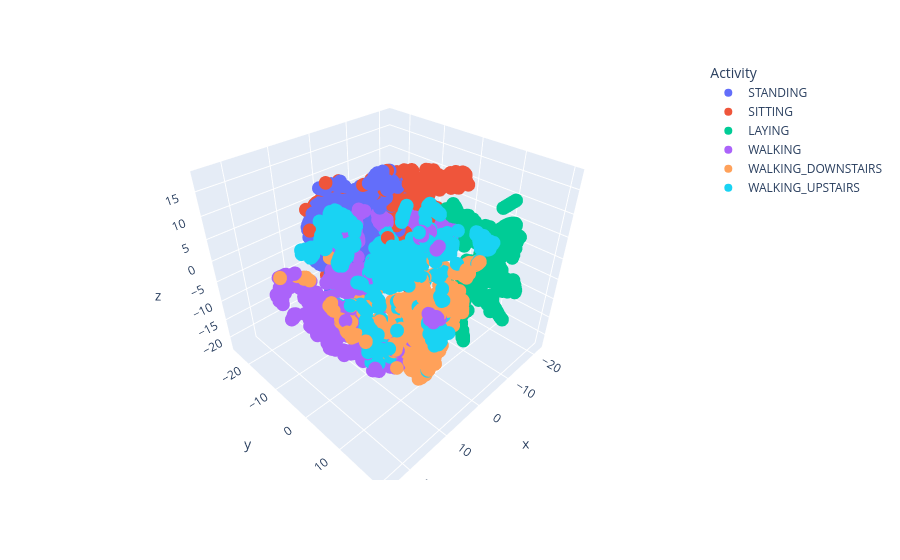

The code cell stored with this chart in its notebook:
### Markdown cell above
Мы не отстаем от трендов и тоже можем в 3D. Сейчас и вы научитесь (если еще не умеете). Нарисуйте scatter_3d-график через `plotly.express` для `df_3_comp` с выделением цветами активностей. Повращайте его. Нормально получилось? Есть ли какая-то структура у точек?

### Code cell
px.scatter_3d(
    data_frame=df_3_comp,
    x="x",
    y="y",
    z="z",
    color="Activity"
)

### Figure 1 — Plotly figure (JSON) as saved in the notebook; plotly's stock layout.template omitted (floating-point values rounded to 4 significant figures; data arrays with more than 128 entries replaced by an {"elided": "..."} marker saying what was removed)
{"data": [{"hovertemplate": "Activity=STANDING<br>x=%{x}<br>y=%{y}<br>z=%{z}<extra></extra>", "legendgroup": "STANDING", "marker": {"color": "#636efa", "symbol": "circle"}, "mode": "markers", "name": "STANDING", "scene": "scene", "showlegend": true, "type": "scatter3d", "x": {"elided": "1374 float values"}, "y": {"elided": "1374 float values"}, "z": {"elided": "1374 float values"}}, {"hovertemplate": "Activity=SITTING<br>x=%{x}<br>y=%{y}<br>z=%{z}<extra></extra>", "legendgroup": "SITTING", "marker": {"color": "#EF553B", "symbol": "circle"}, "mode": "markers", "name": "SITTING", "scene": "scene", "showlegend": true, "type": "scatter3d", "x": {"elided": "1286 float values"}, "y": {"elided": "1286 float values"}, "z": {"elided": "1286 float values"}}, {"hovertemplate": "Activity=LAYING<br>x=%{x}<br>y=%{y}<br>z=%{z}<extra></extra>", "legendgroup": "LAYING", "marker": {"color": "#00cc96", "symbol": "circle"}, "mode": "markers", "name": "LAYING", "scene": "scene", "showlegend": true, "type": "scatter3d", "x": {"elided": "1407 float values"}, "y": {"elided": "1407 float values"}, "z": {"elided": "1407 float values"}}, {"hovertemplate": "Activity=WALKING<br>x=%{x}<br>y=%{y}<br>z=%{z}<extra></extra>", "legendgroup": "WALKING", "marker": {"color": "#ab63fa", "symbol": "circle"}, "mode": "markers", "name": "WALKING", "scene": "scene", "showlegend": true, "type": "scatter3d", "x": {"elided": "1226 float values"}, "y": {"elided": "1226 float values"}, "z": {"elided": "1226 float values"}}, {"hovertemplate": "Activity=WALKING_DOWNSTAIRS<br>x=%{x}<br>y=%{y}<br>z=%{z}<extra></extra>", "legendgroup": "WALKING_DOWNSTAIRS", "marker": {"color": "#FFA15A", "symbol": "circle"}, "mode": "markers", "name": "WALKING_DOWNSTAIRS", "scene": "scene", "showlegend": true, "type": "scatter3d", "x": {"elided": "986 float values"}, "y": {"elided": "986 float values"}, "z": {"elided": "986 float values"}}, {"hovertemplate": "Activity=WALKING_UPSTAIRS<br>x=%{x}<br>y=%{y}<br>z=%{z}<extra></extra>", "legendgroup": "WALKING_UPSTAIRS", "marker": {"color": "#19d3f3", "symbol": "circle"}, "mode": "markers", "name": "WALKING_UPSTAIRS", "scene": "scene", "showlegend": true, "type": "scatter3d", "x": {"elided": "1073 float values"}, "y": {"elided": "1073 float values"}, "z": {"elided": "1073 float values"}}], "layout": {"legend": {"title": {"text": "Activity"}, "tracegroupgap": 0}, "margin": {"t": 60}, "scene": {"domain": {"x": [0, 1], "y": [0, 1]}, "xaxis": {"title": {"text": "x"}}, "yaxis": {"title": {"text": "y"}}, "zaxis": {"title": {"text": "z"}}}}}
